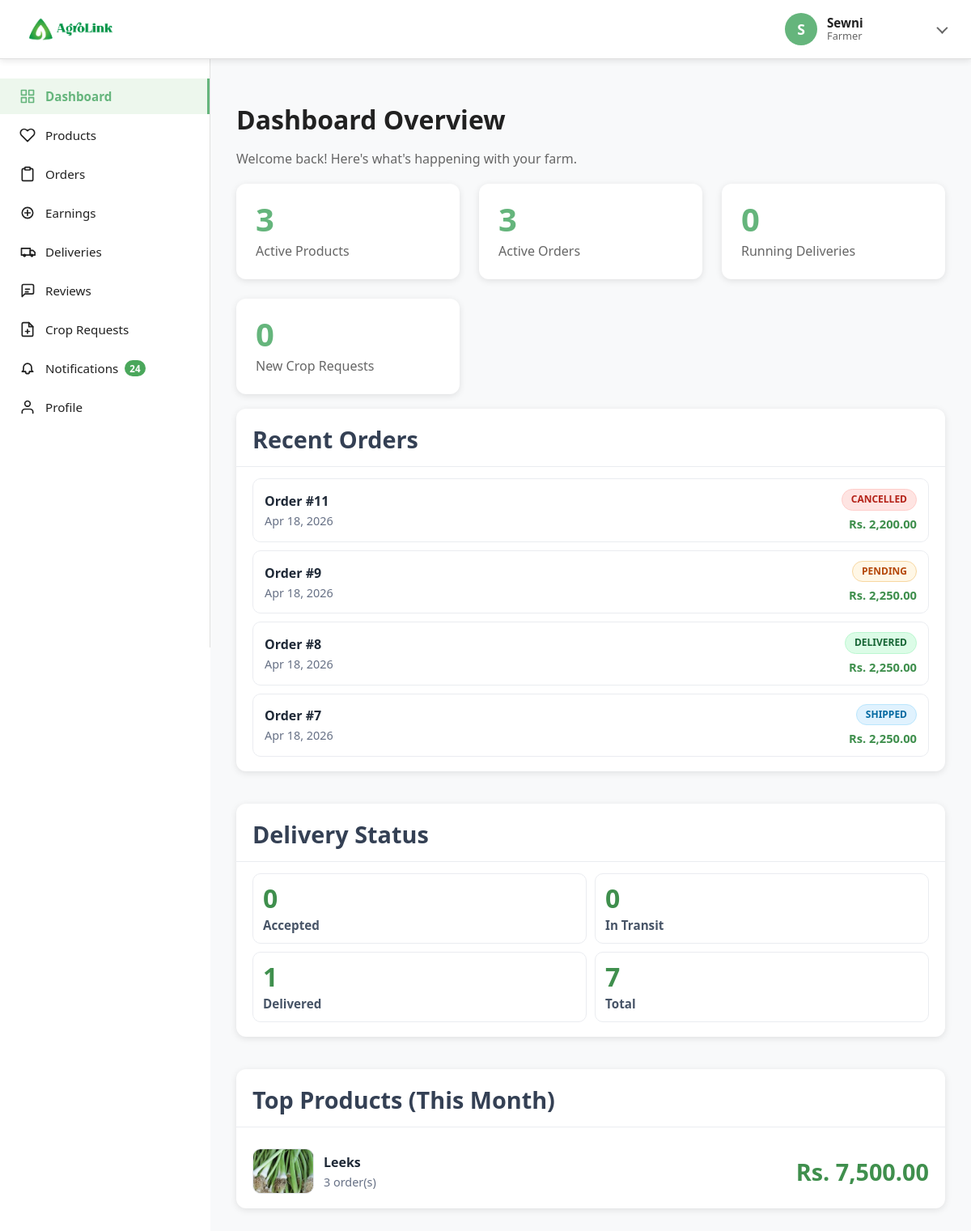
The app's page /farmerDashboard (signed in) with its own data.
### tables this page shows
CREATE TABLE `orders` (
  `id` int(11) NOT NULL,
  `buyer_id` int(11) NOT NULL,
  `total_amount` decimal(10,2) NOT NULL COMMENT 'Product total before shipping',
  `shipping_cost` decimal(10,2) NOT NULL DEFAULT 0.00,
  `order_total` decimal(10,2) NOT NULL COMMENT 'Total including shipping',
  `payment_status` enum('pending','paid','failed') NOT NULL DEFAULT 'pending',
  `total_weight_kg` decimal(10,2) NOT NULL DEFAULT 0.00 COMMENT 'Total weight of all items in kg',
  `delivery_address` text NOT NULL,
  `delivery_city` varchar(100) NOT NULL,
  `delivery_district_id` int(11) DEFAULT NULL,
  `delivery_town_id` int(11) DEFAULT NULL,
  `delivery_phone` varchar(20) NOT NULL,
  `status` enum('pending_payment','pending','confirmed','processing','shipped','delivered','cancelled') DEFAULT 'pending_payment',
  `created_at` timestamp NOT NULL DEFAULT current_timestamp(),
  `updated_at` timestamp NOT NULL DEFAULT current_timestamp() ON UPDATE current_timestamp()
);

### app/controllers/farmer/FarmerDashboardController.php (called while the page is built, shortened)
<?php
class FarmerDashboardController
{
    public function index()
    {
        $farmerId = (int)authUserId();
        $farmerModel = new FarmerModel();
        $productsModel = new ProductsModel();
        $farmerProducts = $productsModel->getByFarmer($farmerId);
        $farmerOrders = $farmerModel->getFarmerOrders($farmerId);
        $deliverySummary = $farmerModel->getFarmerDeliverySummary($farmerId);
        $activeProducts = 0;
        foreach ($farmerProducts as $product) {
            if ((float)($product->quantity ?? 0) > 0) {
                $activeProducts++;
            }
        }
        $activeOrders = 0;
        foreach ($farmerOrders as $order) {
            $status = strtolower((string)($order->status ?? ''));
            if (!in_array($status, ['delivered', 'cancelled', 'pending_payment'], true)) {
                $activeOrders++;
            }
        }
        $monthlyEarnings = (float)$farmerModel->getMonthlyEarnings($farmerId);
        $totalEarnings = (float)$farmerModel->getTotalEarnings($farmerId);
        $topProducts = $farmerModel->getMonthlyEarningsByProduct($farmerId, 3);
        $runningDeliveries = (int)($deliverySummary->accepted_deliveries ?? 0) + (int)($deliverySummary->in_transit_deliveries ?? 0);
        $newCropRequests = 0;
        $data = [
            'pageTitle' => 'Dashboard',
            'activePage' => 'dashboard',
            'pageStyles' => ['dashboard.css'],
            'contentView' => '../app/views/farmer/farmerDashboard.view.php',
            'pageScript' => 'farmerDashboard.js',
            'activeProducts' => $activeProducts,
            'activeOrders' => $activeOrders,
            'monthlyEarnings' => $monthlyEarnings,
            'totalEarnings' => $totalEarnings,
            'runningDeliveries' => $runningDeliveries,
            'newCropRequests' => $newCropRequests,
            'recentOrders' => array_slice($farmerOrders, 0, 4),
            'topProducts' => $topProducts,
            'deliverySummary' => $deliverySummary,
        ];
        $this->view('farmer/farmerSidebar', $data);
    }
}

### app/core/app.php (called while the page is built, shortened)
<?php
class App
{
    private $method = 'index';
    private function splitURL()
    {
        $URL = $_GET['url'] ?? 'home';
        $URL = explode("/", trim($URL, "/"));
        return ($URL);
    }
    public function loadController()
    {
        $URL = $this->splitURL();
        $filename = "../app/controllers/" . ucfirst($URL[0]) . "Controller.php";
        if (file_exists($filename)) {
            require $filename;
            $this->controller = ucfirst($URL[0]) . 'Controller';
            unset($URL[0]);
        } else {
            $roles = ['admin', 'buyer', 'farmer', 'transporter'];
            foreach ($roles as $role) {
                $baseName = ucfirst($URL[0]);
                $roleController = "../app/controllers/{$role}/" . $baseName . "Controller.php";
                $actualFile = null;
                if (file_exists($roleController)) {
                    $actualFile = $roleController;
                }
                if ($actualFile && file_exists($actualFile)) {
                    unset($URL[0]);
                    break;
                }
            }
        }
        $controller = new $this->controller;
        call_user_func_array([$controller, $this->method], $URL);
    }
}

### public/index.php (called while the page is built, shortened)
<?php
require "../app/core/init.php";
$app = new App;
$app->loadController();

### app/core/init.php (called while the page is built, shortened)
<?php
spl_autoload_register(function ($classname) {
    $filename = "../app/models/" . ucfirst($classname) . ".php";
    if (file_exists($filename)) {
        return;
    }
    $modelFilename = "../app/models/" . ucfirst($classname) . "Model.php";
    $roles = ['admin', 'buyer', 'farmer', 'transporter'];
    foreach ($roles as $role) {
        $roleFile = "../app/models/{$role}/" . ucfirst($classname) . ".php";
        if (file_exists($roleFile)) {
            return;
        }
        $roleModelFile = "../app/models/{$role}/" . ucfirst($classname) . "Model.php";
    }
});
require 'Database.php';
require 'app.php';

### app/core/Database.php (called while the page is built, shortened)
<?php
trait Database
{
    private function connect()
    {
        if (isset($GLOBALS['__AGROLINK_DB_CONNECTION']) && $GLOBALS['__AGROLINK_DB_CONNECTION'] instanceof PDO) {
            return $GLOBALS['__AGROLINK_DB_CONNECTION'];
        }
        $host = (string)DBHOST;
        $string = "mysql:host=" . $host . ";dbname=" . DBNAME . ";charset=utf8mb4";
        try {
            $con = new PDO($string, DBUSER, DBPASS);
        } catch (PDOException $e) {
            if ($host === 'localhost') {
                $fallback = "mysql:host=127.0.0.1;dbname=" . DBNAME . ";charset=utf8mb4";
                $con = new PDO($fallback, DBUSER, DBPASS);
            } else {
                throw $e;
            }
        }
        $con->setAttribute(PDO::ATTR_ERRMODE, PDO::ERRMODE_EXCEPTION);
        $con->setAttribute(PDO::ATTR_DEFAULT_FETCH_MODE, PDO::FETCH_OBJ);
        return $con;
    }
    public function query($query, $data = [])
    {
        try {
            $con = $this->connect();
            $stm = $con->prepare($query);
            $check = $stm->execute($data);
            if ($check) {
                $result = $stm->fetchAll(PDO::FETCH_OBJ);
                if (is_array($result) && count($result)) {
                    return $result;
                }
            }
        } catch (PDOException $e) {
            error_log("Query Error: " . $e->getMessage());
        }
        return false;
    }
    public function get_row($query, $data = [])
    {
        try {
            $con = $this->connect();
            $stm = $con->prepare($query);
            $check = $stm->execute($data);
            if ($check) {
                $result = $stm->fetchAll(PDO::FETCH_OBJ);
                if (is_array($result) && count($result)) {
                    return $result[0];
                }
            }
        } catch (PDOException $e) {
            error_log("Get Row Error: " . $e->getMessage());
        }
        return false;
    }
}

### app/models/farmer/FarmerModel.php (called while the page is built, shortened)
<?php
class FarmerModel
{
    public function getFarmerOrders($farmerId)
    {
        $sql = "SELECT DISTINCT o.*,
                u.name as buyer_name,
                u.email as buyer_email,
                d.district_name,
                (SELECT COUNT(*) FROM order_items WHERE order_id = o.id AND farmer_id = :farmer_id) as my_items_count,
                (SELECT SUM(product_price * quantity) FROM order_items WHERE order_id = o.id AND farmer_id = :farmer_id) as my_order_total
                FROM orders o
                INNER JOIN order_items oi ON o.id = oi.order_id
                LEFT JOIN users u ON o.buyer_id = u.id
                LEFT JOIN districts d ON o.delivery_district_id = d.id
                WHERE oi.farmer_id = :farmer_id
                ORDER BY o.created_at DESC";
        $result = $this->query($sql, ['farmer_id' => $farmerId]);
        return is_array($result) ? $result : [];
    }
    public function getFarmerDeliverySummary($farmerId)
    {
        $sql = "SELECT
                    COUNT(*) AS total_deliveries,
                    SUM(CASE WHEN status = 'pending' THEN 1 ELSE 0 END) AS pending_deliveries,
                    SUM(CASE WHEN status = 'accepted' THEN 1 ELSE 0 END) AS accepted_deliveries,
                    SUM(CASE WHEN status = 'in_transit' THEN 1 ELSE 0 END) AS in_transit_deliveries,
                    SUM(CASE WHEN status = 'delivered' THEN 1 ELSE 0 END) AS delivered_deliveries
                FROM delivery_requests
                WHERE farmer_id = :farmer_id";
        $result = $this->get_row($sql, ['farmer_id' => $farmerId]);
        return $result;
    }
    public function getMonthlyEarningsByProduct($farmerId, $limit = 3)
    {
        $limit = max(1, (int)$limit);
        $sql = "SELECT
                    oi.product_name,
                    oi.product_id,
                    MAX(p.image) as product_image,
                    COUNT(DISTINCT oi.order_id) as order_count,
                    SUM(oi.quantity) as total_quantity,
                    SUM(oi.product_price * oi.quantity) as total_earnings
                FROM order_items oi
                INNER JOIN orders o ON oi.order_id = o.id
                LEFT JOIN products p ON p.id = oi.product_id
                WHERE oi.farmer_id = :farmer_id
                AND o.status IN ('processing', 'ready_for_pickup', 'shipped', 'delivered')
                AND MONTH(o.created_at) = MONTH(CURRENT_DATE())
                AND YEAR(o.created_at) = YEAR(CURRENT_DATE())
                GROUP BY oi.product_id, oi.product_name
                ORDER BY total_earnings DESC
                LIMIT {$limit}";
        $result = $this->query($sql, ['farmer_id' => $farmerId]);
        return is_array($result) ? $result : [];
    }
}

### app/views/farmer/farmerDashboard.view.php (the view)
<div class="content-section farmer-dashboard-modern">
    <div class="content-header">
        <h1 class="content-title">Dashboard Overview</h1>
        <p class="content-subtitle">Welcome back! Here's what's happening with your farm.</p>
    </div>
    <div class="dashboard-stats farmer-dashboard-stats">
        <div class="stat-card">
            <div class="stat-number"><?= (int)($activeProducts ?? 0) ?></div>
            <div class="stat-label">Active Products</div>
        </div>
        <div class="stat-card">
            <div class="stat-number"><?= (int)($activeOrders ?? 0) ?></div>
            <div class="stat-label">Active Orders</div>
        </div>
        <div class="stat-card">
            <div class="stat-number"><?= (int)($runningDeliveries ?? 0) ?></div>
            <div class="stat-label">Running Deliveries</div>
        </div>
        <div class="stat-card">
            <div class="stat-number"><?= (int)($newCropRequests ?? 0) ?></div>
            <div class="stat-label">New Crop Requests</div>
        </div>
    </div>
    <div class="farmer-dashboard-row">
        <div class="content-card farmer-dashboard-card">
            <div class="farmer-dashboard-card-header">
                <h3>Recent Orders</h3>
            </div>
            <div class="farmer-dashboard-card-body">
                <?php if (empty($recentOrders)): ?>
                    <div class="farmer-dashboard-empty">No recent orders yet.</div>
                <?php else: ?>
                    <?php foreach ($recentOrders as $order): ?>
                        <?php $status = strtolower((string)($order->status ?? 'pending')); ?>
                        <div class="farmer-recent-order-item">
                            <div>
                                <div class="farmer-recent-order-title">Order #<?= (int)$order->id ?></div>
                                <div class="farmer-recent-order-date"><?= date('M d, Y', strtotime((string)$order->created_at)) ?></div>
                            </div>
                            <div class="farmer-recent-order-side">
                                <span class="status-badge status-<?= htmlspecialchars($status) ?>">
                                    <?= strtoupper(str_replace('_', ' ', htmlspecialchars($status))) ?>
                                </span>
                                <div class="farmer-recent-order-earnings">
                                    Rs. <?= number_format((float)($order->my_order_total ?? 0), 2) ?>
                                </div>
                            </div>
                        </div>
                    <?php endforeach; ?>
                <?php endif; ?>
            </div>
        </div>
        <div class="content-card farmer-dashboard-card">
            <div class="farmer-dashboard-card-header">
                <h3>Delivery Status</h3>
            </div>
            <div class="farmer-dashboard-card-body">
                <div class="farmer-delivery-quick-grid">
                    <div class="farmer-delivery-quick-card">
                        <div class="farmer-delivery-quick-value"><?= (int)($deliverySummary->accepted_deliveries ?? 0) ?></div>
                        <div class="farmer-delivery-quick-label">Accepted</div>
                    </div>
                    <div class="farmer-delivery-quick-card">
                        <div class="farmer-delivery-quick-value"><?= (int)($deliverySummary->in_transit_deliveries ?? 0) ?></div>
                        <div class="farmer-delivery-quick-label">In Transit</div>
                    </div>
                    <div class="farmer-delivery-quick-card">
                        <div class="farmer-delivery-quick-value"><?= (int)($deliverySummary->delivered_deliveries ?? 0) ?></div>
                        <div class="farmer-delivery-quick-label">Delivered</div>
                    </div>
                    <div class="farmer-delivery-quick-card">
                        <div class="farmer-delivery-quick-value"><?= (int)($deliverySummary->total_deliveries ?? 0) ?></div>
                        <div class="farmer-delivery-quick-label">Total</div>
                    </div>
                </div>
            </div>
        </div>
    </div>
    <div class="content-card farmer-dashboard-card">
        <div class="farmer-dashboard-card-header">
            <h3>Top Products (This Month)</h3>
        </div>
        <div class="farmer-dashboard-card-body">
            <?php if (empty($topProducts)): ?>
                <div class="farmer-dashboard-empty">No product earnings data for this month yet.</div>
            <?php else: ?>
                <?php foreach ($topProducts as $product): ?>
                    <?php
                    $img = !empty($product->product_image)
                        ? ROOT . '/assets/images/products/' . rawurlencode((string)$product->product_image)
                        : ROOT . '/assets/images/default-product.svg';
                    ?>
                    <div class="farmer-top-product-item">
                        <div class="farmer-top-product-main">
                            <img src="<?= htmlspecialchars($img) ?>" alt="<?= htmlspecialchars((string)$product->product_name) ?>">
                            <div>
                                <div class="farmer-top-product-name"><?= htmlspecialchars((string)$product->product_name) ?></div>
                                <div class="farmer-top-product-meta"><?= (int)$product->order_count ?> order(s)</div>
                            </div>
                        </div>
                        <div class="farmer-top-product-amount">Rs. <?= number_format((float)$product->total_earnings, 2) ?></div>
                    </div>
                <?php endforeach; ?>
            <?php endif; ?>
        </div>
    </div>
</div>

### records on screen
orders: id "11", created_at "Apr 18, 2026", status "CANCELLED", my_order_total "2,200.00"
orders: id "9", created_at "Apr 18, 2026", status "PENDING", my_order_total "2,250.00"
orders: id "8", created_at "Apr 18, 2026", status "DELIVERED", my_order_total "2,250.00"
orders: id "7", created_at "Apr 18, 2026", status "SHIPPED", my_order_total "2,250.00"

### other values on screen
$userRole !== '' ? $userRole : 'User' "Farmer"
$notificationUnreadCount "24"
$activeProducts "3"
$activeOrders "3"
$runningDeliveries "0"
$newCropRequests "0"
$deliverySummary->accepted_deliveries "0"
$deliverySummary->in_transit_deliveries "0"
$deliverySummary->delivered_deliveries "1"
$deliverySummary->total_deliveries "7"
$product->product_name "Leeks"
$product->order_count "3"
$product->total_earnings "7,500.00"
